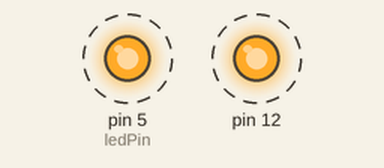
Recording of a sketch running on a simulated Arduino Uno, built with avr-gcc and run on an emulated ATmega328P. On the bench: output pins drawn as LEDs (lit = HIGH). Dashed ring = blinking.

Above: at 0.5 s.
Timing chart, 0 to 4.6 s (numbered marks = the images above):
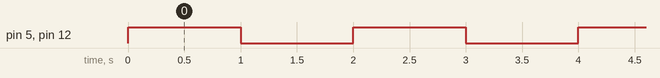

The sketch:

blinkTest.pde
```cpp
/*
  Blink

 Turns on an LED on for one second, then off for one second, repeatedly.

 The circuit:
 * LED connected from digital pin 13 to ground.

 * Note: On most Arduino boards, there is already an LED on the board
 connected to pin 13, so you don't need any extra components for this example.


 Created 1 June 2005
 By David Cuartielles

 http://arduino.cc/en/Tutorial/Blink

 based on an orginal b y H. Barragan for the Wiring i/o board

 */

int ledPin =  5;    // LED connected to digital pin 13

// The setup() method runs once, when the sketch starts

void setup()   {
  // initialize the digital pin as an output:
  pinMode(ledPin, OUTPUT);
  pinMode(12, OUTPUT);
}

// the loop() method runs over and over again,
// as long as the Arduino has power

void loop()
{
  digitalWrite(ledPin, HIGH);   // set the LED on
  digitalWrite(12, HIGH);
  delay(1000);                  // wait for a second
  digitalWrite(ledPin, LOW);    // set the LED off
  digitalWrite(12, LOW);
  delay(1000);                  // wait for a second
}
```

Measured:
- by itself, pin 5 (ledPin), pin 12: alternates HIGH for 1.0 s and LOW for 1.0 s
